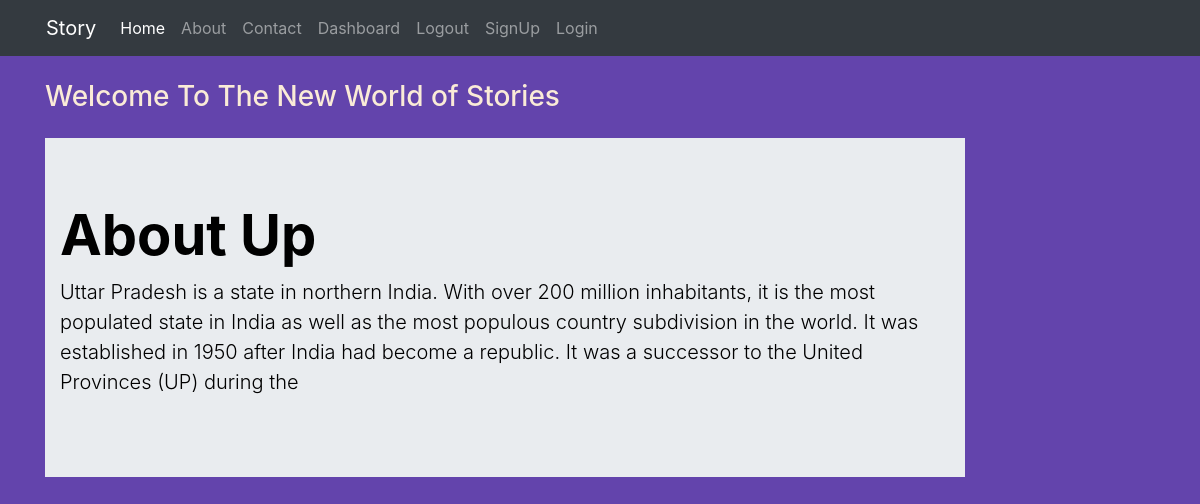
The page / on the database its author committed.
### story/models.py (models this page shows)
class Post(models.Model):
    title = models.CharField(max_length=150)
    desc = models.TextField()

### story/views.py (the view)
# urls.py: 2. Add a URL to urlpatterns:  path('', views.home, name='home')
def home(request):
    posts = Post.objects.all()
    return render(request, 'story/home.html', {'posts':posts})

### story/templates/story/home.html
{% extends 'story/base.html' %}
{% load static %}
{% block content %}
<div class="col-sm-10">
  <h3 class="text-black my-4">Welcome To The New World of Stories</h3>
  {% for post in posts %}
    <div class="jumbotron jumbotron-fluid jumbo-color">
      <div class="container">
        <h1 class="display-4 font-weight-bold">{{post.title}}</h1>
        <p class="lead">{{post.desc}}</p>
      </div>
    </div>
  {% endfor %}
</div>
{% endblock content %}

### story/templates/story/base.html (shortened to what this page needs)
<!DOCTYPE html>
{% load static %}
<html Lang="en">
    <head>
        <link rel="stylesheet" href="{% static 'story/css/bootstrap.css' %}">
        <link rel="stylesheet" href="{% static 'story/css/style.css' %}">
    </head>
    <body>
       <div class="container-fluid bg-dark">
        {% include 'story/navbar.html' %}
       </div>
        <div class="container">
            <div class="row">
                {% block content %}
                {% endblock content %}
            </div>
        </div>
    </body>
</html>

### story/templates/story/navbar.html (shortened to what this page needs)
<nav class="navbar navbar-expand-lg navbar-dark bg-dark">
    <div class="container-fluid">
      <a class="navbar-brand" href="#">Story</a>
      <div class="collapse navbar-collapse" id="navbarNav">
        <ul class="navbar-nav">
          <li class="nav-item">
            <a class="nav-link active" aria-current="page" href="{% url 'home' %}">Home</a>
          </li>
          <li class="nav-item">
            <a class="nav-link" href="{% url 'about' %}">About</a>
          </li>
          <li class="nav-item">
            <a class="nav-link" href="{% url 'contact' %}">Contact</a>
          </li>
            <li class="nav-item">
              <a class="nav-link" href="{% url 'dashboard' %}">Dashboard</a>
            </li>
            <li class="nav-item">
              <a class="nav-link" href="{% url 'logout' %}">Logout</a>
            </li>
            <li class="nav-item">
              <a class="nav-link" href="{% url 'signup' %}">SignUp</a>
            </li>
            <li class="nav-item">
              <a class="nav-link" href="{% url 'login' %}">Login</a>
            </li>
        </ul>
      </div>
    </div>
  </nav>

### story/static/story/css/style.css (style rules this page uses)
body { background-color: rgb(99, 68, 172); color: antiquewhite; }
.jumbo-color { color: black; }

### rows shown on the page
Post: title "About Up", desc "Uttar Pradesh is a state in northern India. With over 200 million inhabitants, it is the most populated state in India as well as the most populous country subdivision in the world. It was established in 1950 after India had become a republic. It was a successor to the United Provinces (UP) during the"
